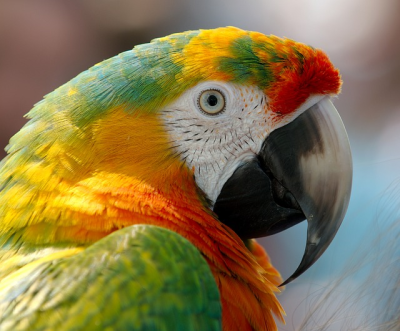
#> input picture 05.efecto-espejo/image.png, 400 x 331 px, found by its file name
$ python 02.image_bgr_toi_rgb.py
#> lines starting #> are read from the running program, lines starting #| are printed output that depends on the picture
import cv2

import numpy as np

img = cv2.imread( 'image.png' )
#> img is the input picture: shape (331, 400, 3); mean B, G, R 78.4, 120.4, 137.1

# tridimensional
CB = img[ :, :, 0] #solo la primera capa
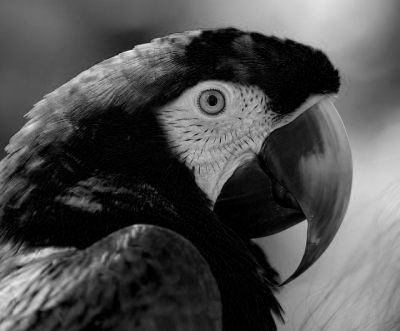
#> CB: shape (331, 400); min 0, max 242, mean 78.4
CG = img[ :, :, 1 ] #solo la segunda capa
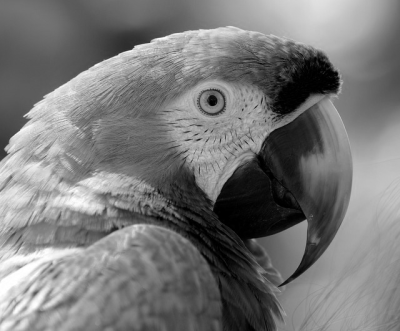
#> CG: shape (331, 400); min 0, max 255, mean 120.4
CR = img[ :, :, 2 ] #solo la tercera capa
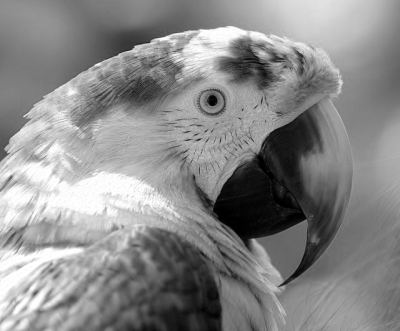
#> CR: shape (331, 400); min 0, max 255, mean 137.1

cv2.imshow('BGR', np.hstack( [ CB, CG, CR ] ))
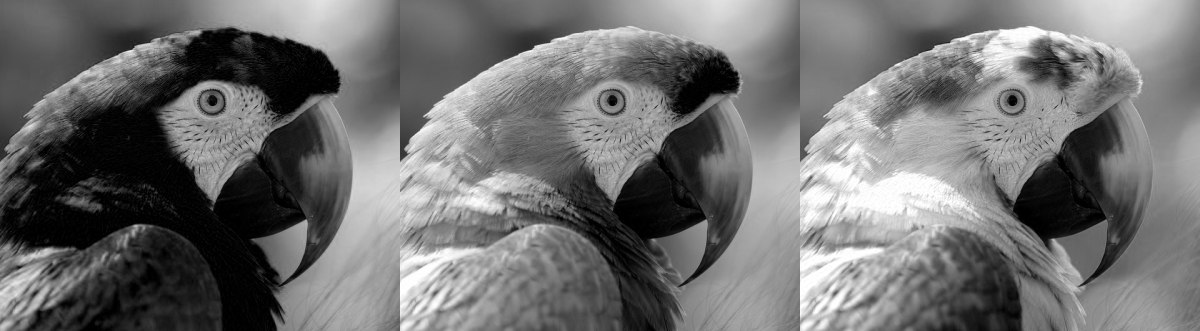
#> window 'BGR': shape (331, 1200); min 0, max 255, mean 111.9

#invertir las capas BGR a RGB
imgRGB = cv2.cvtColor( img, cv2.COLOR_BGR2RGB )
CB = imgRGB[ :, :, 0]
CG = imgRGB[ :, :, 1 ]
CR = imgRGB[ :, :, 2 ]

cv2.imshow('RGB', np.hstack( [ CB, CG, CR ] ))
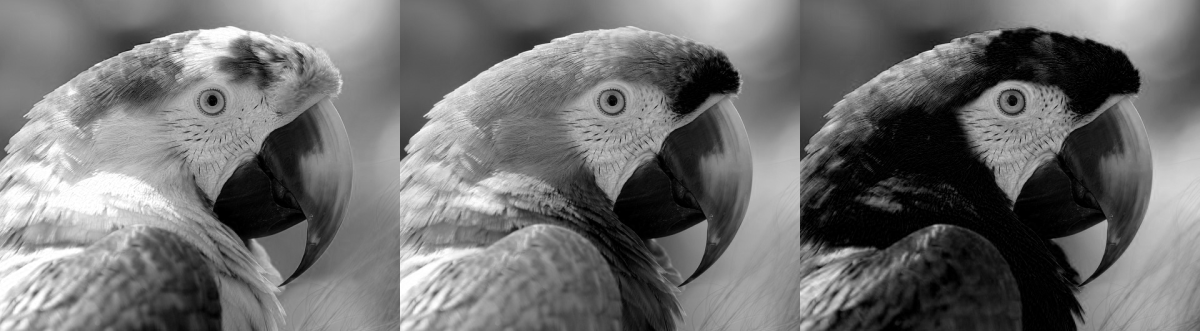
#> window 'RGB': shape (331, 1200); min 0, max 255, mean 111.9

cv2.waitKey(0)
cv2.destroyAllWindows()
